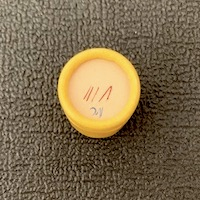
#> input picture images_doc/proc2-q1-object.jpeg, 200 x 200 px
$ jupyter execute --allow-errors proc_3.ipynb   (shell and % lines are left out)
#> lines starting #> are read from the running program, lines starting #| are printed output that depends on the picture
# GRO620 - Activité procédurale 3

[cell 1]
# Préambule

import numpy as np
import cv2

import matplotlib.pyplot as plt

## Si vous utilisez Google Colab, vous devez d'abord monter votre Google Drive
## où se trouve vos données.
## Commentez les trois lignes suivantes en ajustant le chemin vers votre propre
## dossier :

# from google.colab import drive
# drive.mount('/content/gdrive')
# %cd /content/gdrive/MyDrive/gro620-e21

## Pour retrouver le chemin depuis Jupyter, vous pouvez utiliser ceci :
# !ls /content/gdrive/MyDrive

## Filtrage linéaire - suite

### Q1.1

Soit cette image :

[cell 2]
img_q11_org  = cv2.imread("images_doc/proc2-q1-object.jpeg")
#> img_q11_org is the input picture: shape (200, 200, 3); mean B, G, R 76.5, 105.5, 123.4
img_q11_mono = np.float32(cv2.cvtColor(img_q11_org, cv2.COLOR_BGR2GRAY)) / 255.
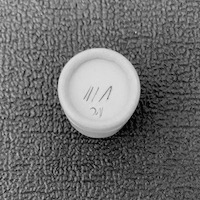
#> img_q11_mono: shape (200, 200) float32; min 0.00784, max 0.886, mean 0.422
plt.imshow(img_q11_mono, cmap="gray")

Utilisez un filtre linéaire de Sobel (voir sections 3.2.1 et 4.2.1) pour faire ressortir les contours de cette image.

[cell 3]
sobel = np.array([
    [-1, 0, 1],
    [-2, 0, 2],
    [-1, 0, 1]
]) * (1/8.)

## Filtrage non-linéaire

### Q2.1

Soit cette image :

[cell 4]
img_q21_org = cv2.imread("images_doc/proc2-q3-sand.png")
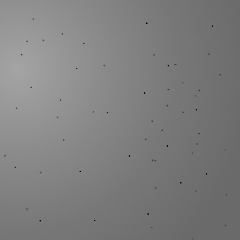
#> input picture images_doc/proc2-q3-sand.png, 240 x 240 px
#> img_q21_org is the input picture: shape (240, 240, 3); min 0, max 164, mean 126.7
img_q21_mono = cv2.cvtColor(img_q21_org, cv2.COLOR_BGR2GRAY)
plt.imshow(img_q21_mono, cmap="gray")
